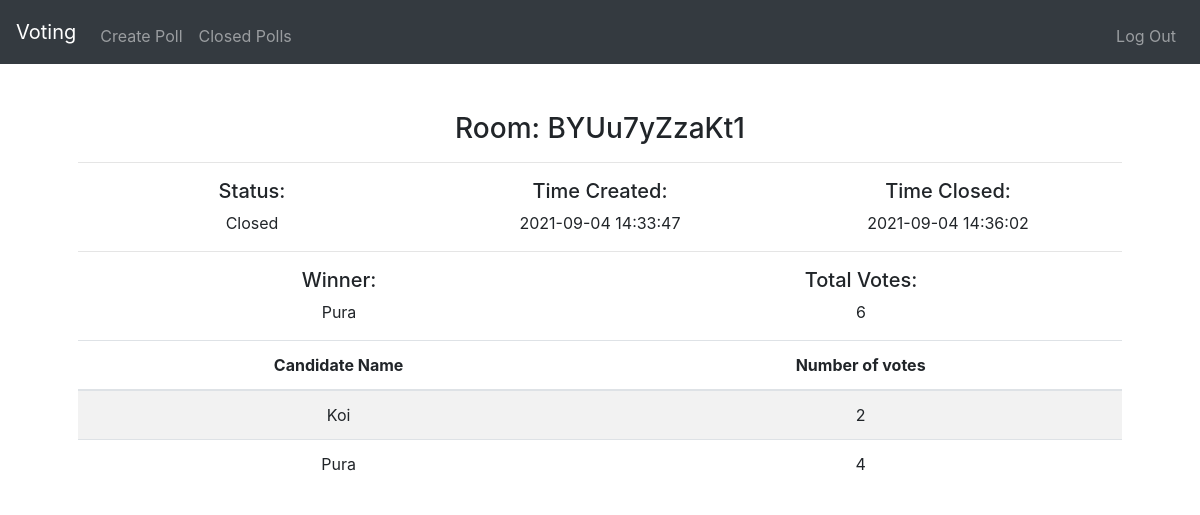
Screenshot of /current-poll/BYUu7yZzaKt1 (signed in) with the database file from the repository.
### website/models.py (models this page shows)
class Poll(db.Model):
    id = db.Column(db.Integer, primary_key=True)
    user_id = db.Column(db.Integer, db.ForeignKey('user.id'))
    name = db.Column(db.String(150))
    status = db.Column(db.String(6))
    roomkey = db.Column(db.String(18), unique=True)
    time_created = db.Column(db.DateTime(timezone=True), default=func.now())
    num_candidates = db.Column(db.Integer)
    num_votes = db.Column(db.Integer, default=0)

class ClosedPoll(db.Model):
    id = db.Column(db.Integer, primary_key=True)
    poll_id = db.Column(db.Integer, db.ForeignKey('poll.id'), unique=True)
    winner = db.Column(db.String)
    time_closed = db.Column(db.DateTime(timezone=True), default=func.now())

class Candidate(db.Model):
    id = db.Column(db.Integer, primary_key=True)
    poll_id = db.Column(db.Integer, db.ForeignKey('poll.id'))
    roomkey = db.Column(db.String, db.ForeignKey('poll.roomkey'))
    name = db.Column(db.String(150))
    votes = db.Column(db.Integer)

### website/views.py (the view)
@views.route("/current-poll/<roomkey>", methods=["GET", "POST"])
@login_required
def current_poll(roomkey):
    candidates = db.session.query(Candidate).filter_by(roomkey=roomkey).all()
    poll = db.session.query(Poll).filter_by(roomkey=roomkey).first()
    closed_poll = db.session.query(
        ClosedPoll).filter_by(poll_id=poll.id).first()
    return render_template("current_poll.html", user=current_user, candidates=candidates, poll=poll, closed_poll=closed_poll)

### website/__init__.py (called while the page is built)
def create_app():
    app = Flask(__name__)
    app.config['SECRET_KEY'] = "asdfasdfasdf asdfasdfasdf"
    app.config["SQLALCHEMY_DATABASE_URI"] = f'sqlite:///{DB_NAME}'
    app.config["SQLALCHEMY_TRACK_MODIFICATIONS"] = False
    db.init_app(app)
    from .views import views
    from .auth import auth
    app.register_blueprint(views, url_prefix="/")
    app.register_blueprint(auth, url_prefix="/")
    from .models import User
    create_database(app)
    login_manager = LoginManager()
    login_manager.login_view = "views.index"
    login_manager.init_app(app)
    @login_manager.user_loader
    def load_user(id):
        return User.query.get(int(id))
    return app

### website/templates/current_poll.html (shortened to what this page needs)
{% extends "layout.html" %}
{% block main %}
<h3>Room: {{ poll.roomkey }}</h3>
<hr>
{% if poll.status == "active" %}
    <div class="container">
        <div class="row">
            <div class="col">
                <h5>Status: </h5>Active
            </div>
            <div class="col">
                <h5>Current Vote Count: </h5>{{ poll.num_votes }}
            </div>
            <div class="col">
                <h5>Time Created: </h5>{{ poll.time_created }}
            </div>
        </div>
    </div>
{% else %}
    <div class="container">
        <div class="row">
            <div class="col">
                <h5>Status: </h5>Closed
            </div>
            <div class="col">
                <h5>Time Created: </h5>{{ poll.time_created }}
            </div>
            <div class="col">
                <h5>Time Closed: </h5>{{ closed_poll.time_closed }}
            </div>
        </div>
    </div>
    <hr>
    <div class="container">
        <div class="row">
            <div class="col">
                <h5>Winner: </h5>{{ closed_poll.winner }}
            </div>
            <div class="col">
                <h5>Total Votes: </h5>{{ poll.num_votes }}
            </div>
        </div>
    </div>
{% endif %}
<table class="table table-striped">
    <thead>
        <tr>
            <th>Candidate Name</th>
            <th>Number of votes</th>
        </tr>
    </thead>
    <tbody>
    {% for candidate in candidates %}
        <tr>
            <td>{{ candidate.name }}</td>
            <td>{{ candidate.votes }}</td>
        </tr>
    {% endfor %}
    </tbody>
</table>
{% endblock %}

### rows the page displays
Poll: roomkey "BYUu7yZzaKt1", time_created "2021-09-04 14:33:47", num_votes "6"
ClosedPoll: time_closed "2021-09-04 14:36:02", winner "Pura"
Candidate: name "Koi", votes "2"
Candidate: name "Pura", votes "4"
